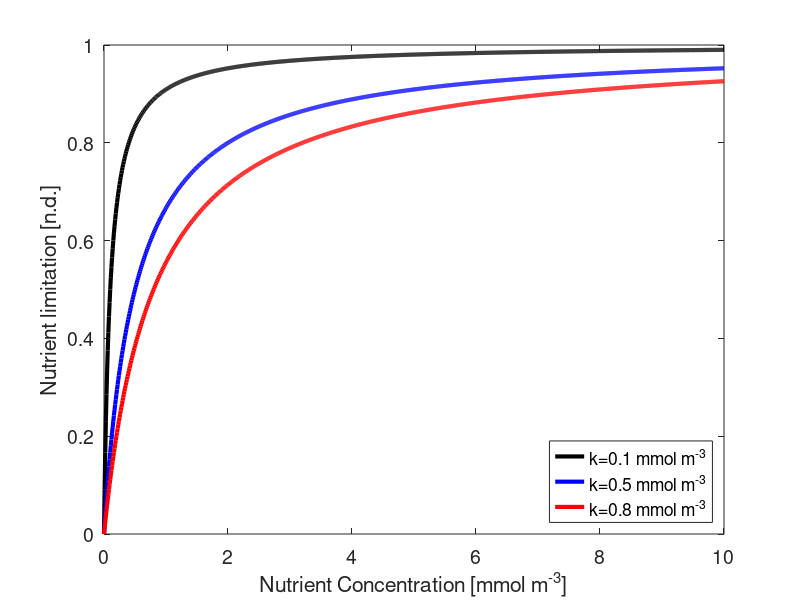

Here is the MATLAB script that generated this plot:
%% BEC: nutrient limitation of phytoplankton growth
%
% Michaelis Menten
%
% nutrient limitation (n.d.) depends on:
%   nutrient concentrations
%   nutrient half-saturation constants 
%
% NOTE: this script just visualizes the function used to calculate the
%   limitation. In BEC, this is done for every nutrient, and only the most-limiting nutrient
%   is used for nutrient uptake.
%
% CN (Sep 2018): please correct any bug you find and update the files on
% the Wiki as parametrizations change!

close all; clear all; clc

% choose half-saturation constant (up to seven currently possible)
k  = [0.1,0.5,0.8];

% choose nutrient range (note that Fe is typically in the order of 10^-3 mmol
% m-3, while all others are in mmol m-3)
nutrient = 0:0.01:10;

%%%%%
%% nothing to be changed below this line
%%%%%

nutr_lim = NaN(length(nutrient),length(k));
for i=1:length(k)
    nutr_lim(:,i) = nutrient./(k(i)+nutrient);
end
clear i


%%%%
%% plot
%%%%

colors = {'k','b','r','g','m','c','y'};
width  = 22;
height = 17;
vis    = 'on';
fs     = 14;
lw     = 3;

for  i=1:numel(k)
    if ~exist('k_string','var')
        k_string = {strcat(['k=',num2str(k(i)),' mmol m^{-3}'])};
    else
        k_string = [k_string,strcat(['k=',num2str(k(i)),' mmol m^{-3}'])];
    end
end
clear i

fig = figure('Units','Centimeters', 'Position',[0 0 width height], 'Visible', vis);
for i=1:length(k)
    plot(nutrient,nutr_lim(:,i),colors{i},'LineWidth',lw)
    hold on; box on;
end
legend(k_string,'Location','SouthEast')
xlabel('Nutrient Concentration [mmol m^{-3}]','FontSize',fs)
ylabel('Nutrient limitation [n.d.]','FontSize',fs)
set(gca,'FontSize',fs)




